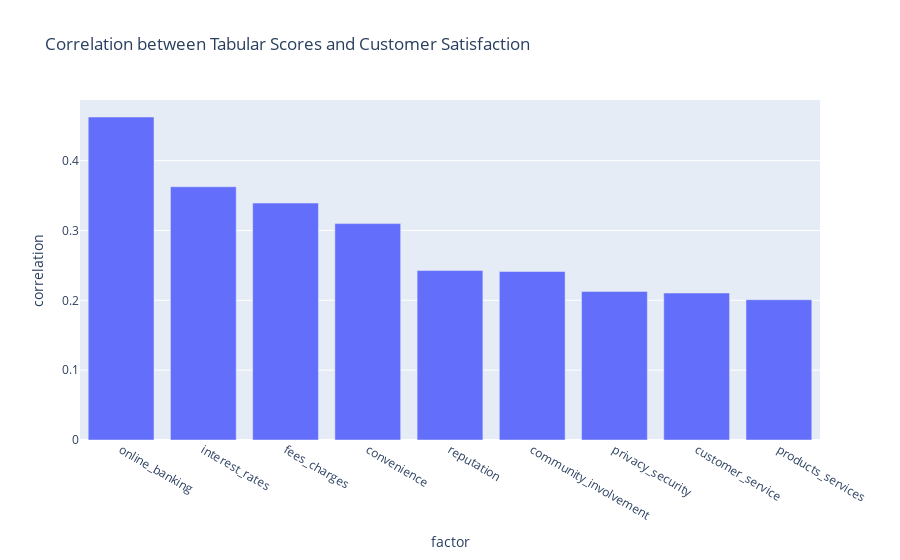

Notebook source saved alongside this figure:
### Markdown cell above
# Relationships between variables

Now that we have played around with a couple of isolated variables, lets look at how they relate to each other.

Especially we will be looking at:

* we will look at the correlatoin of the different scores to their satisfaction. (finding out which is the most important factor)
* see what kind of demographics are most satisfied/least.
    * takin into account: gender, age, location, type, and if they have a mortgage or credit card.

### Code cell
# Plotting which tabular score has the highest impact in the satisfaction of the customer

# Create a new dataframe for this plot
tabular_correlation = customer_data[['convenience', 'customer_service', 'online_banking', 'interest_rates', 'fees_charges', 'community_involvement', 'products_services', 'privacy_security', 'reputation', 'satisfied']]

# Replace true to 1 and false to 0
tabular_correlation['satisfied'] = tabular_correlation['satisfied'].replace({True: 1, False: 0})

# Remove NaN values from tabular_correlation
tabular_correlation = tabular_correlation.dropna(subset=['satisfied'])

# Calculate the correlation between the tabular scores and the satisfaction of the customer
tabular_correlation = tabular_correlation.corr()['satisfied'].sort_values(ascending=False)

# Remove the satisfaction column
tabular_correlation = tabular_correlation.drop('satisfied')

tabular_correlation_df = tabular_correlation.reset_index()

# Rename the columns for better readability
tabular_correlation_df.columns = ['factor', 'correlation']

# Create a bar chart using Plotly Express
fig = px.bar(tabular_correlation_df, x='factor', y='correlation', title='Correlation between Tabular Scores and Customer Satisfaction')

# Show the plot
fig.show()

### Figure 1 — Plotly figure (JSON) as saved in the notebook; plotly's stock layout.template omitted (floating-point values rounded to 4 significant figures)
{"data": [{"alignmentgroup": "True", "hovertemplate": "factor=%{x}<br>correlation=%{y}<extra></extra>", "legendgroup": "", "marker": {"color": "#636efa", "pattern": {"shape": ""}}, "name": "", "offsetgroup": "", "orientation": "v", "showlegend": false, "textposition": "auto", "type": "bar", "x": ["online_banking", "interest_rates", "fees_charges", "convenience", "reputation", "community_involvement", "privacy_security", "customer_service", "products_services"], "xaxis": "x", "y": [0.4625, 0.3626, 0.3392, 0.3099, 0.2426, 0.2413, 0.2128, 0.2105, 0.2009], "yaxis": "y"}], "layout": {"barmode": "relative", "legend": {"tracegroupgap": 0}, "title": {"text": "Correlation between Tabular Scores and Customer Satisfaction"}, "xaxis": {"anchor": "y", "domain": [0, 1], "title": {"text": "factor"}}, "yaxis": {"anchor": "x", "domain": [0, 1], "title": {"text": "correlation"}}}}
